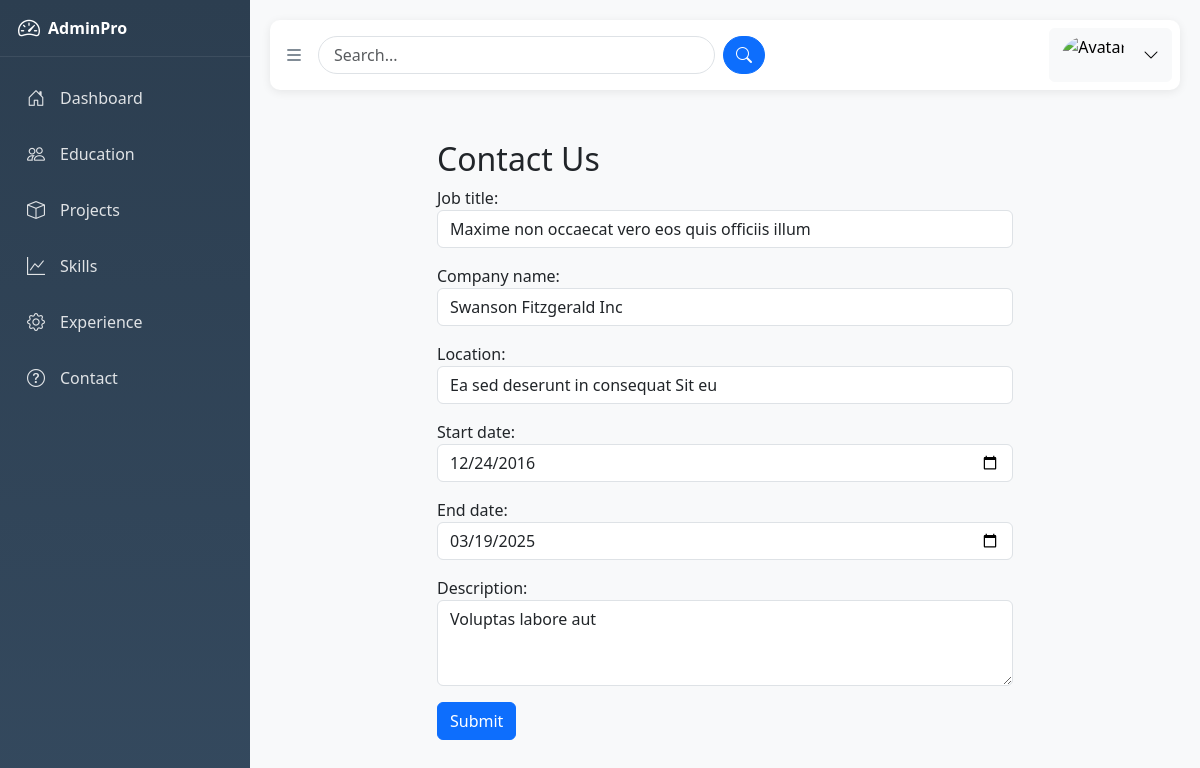
The page /editexperience/1 on the database its author committed.
### app/models.py (models this page shows, shortened)
class experienceModel(models.Model):
    user = models.ForeignKey(CustomUserModel, on_delete=models.CASCADE, related_name='experiences')
    job_title = models.CharField(max_length=200)
    company_name = models.CharField(max_length=200)
    location = models.CharField(max_length=100, null=True, blank=True)
    start_date = models.DateField()
    end_date = models.DateField(null=True, blank=True)
    description = models.TextField()
    created_at = models.DateTimeField(auto_now_add=True)
    updated_at = models.DateTimeField(auto_now=True)

### app/views.py (the view)
# urls.py: path('editexperience/<int:id>', editexperience, name='edit_experience'),
def editexperience(request,id):
    experience = experienceModel.objects.get(id=id)
    if request.method == 'POST':
        form = ExperienceForm(request.POST, request.FILES, instance=experience)
        if form.is_valid():
            experience = form.save(commit=False)
            experience.user = request.user
            experience.save()
            return redirect('experience_list')
    else:
        form = ExperienceForm(instance=experience)
    return render(request, 'backend/addexperience.html', {'form': form})

### app/forms.py
class ExperienceForm(forms.ModelForm):
    class Meta:
        model = experienceModel
        fields = [
            'job_title',
            'company_name',
            'location',
            'start_date',
            'end_date',
            'description',
        ]
        widgets = {
            'job_title': forms.TextInput(attrs={'class': 'form-control', 'placeholder': 'Job Title'}),
            'company_name': forms.TextInput(attrs={'class': 'form-control', 'placeholder': 'Company Name'}),
            'location': forms.TextInput(attrs={'class': 'form-control', 'placeholder': 'Location'}),
            'start_date': forms.DateInput(attrs={'class': 'form-control', 'type': 'date'}),
            'end_date': forms.DateInput(attrs={'class': 'form-control', 'type': 'date'}),
            'description': forms.Textarea(attrs={'class': 'form-control', 'rows': 3, 'placeholder': 'Job Description'}),
        }

### app/templates/backend/addexperience.html (shortened to what this page needs)
{% extends 'backend/base.html' %}
{% block content %}
<div class="container" style="margin-top: 50px; max-width: 600px;">
  <h2>Contact Us</h2>
  <form method="POST" enctype="multipart/form-data" action="">
    {{ form.as_p }}
    <button type="submit" class="btn btn-primary">Submit</button>
  </form>
</div>
{% endblock %}

### app/templates/backend/base.html (style rules this page uses)
:root { --sidebar-width: 250px; --sidebar-width-collapsed: 70px; --nav-item-height: 50px; }
body { font-family: 'Segoe UI', Tahoma, Geneva, Verdana, sans-serif; background: #f8f9fa; }

### rows shown on the page
experienceModel: job_title "Maxime non occaecat vero eos quis officiis illum", company_name "Swanson Fitzgerald Inc", location "Ea sed deserunt in consequat Sit eu", start_date "12/24/2016", end_date "03/19/2025", description "Voluptas labore aut"
